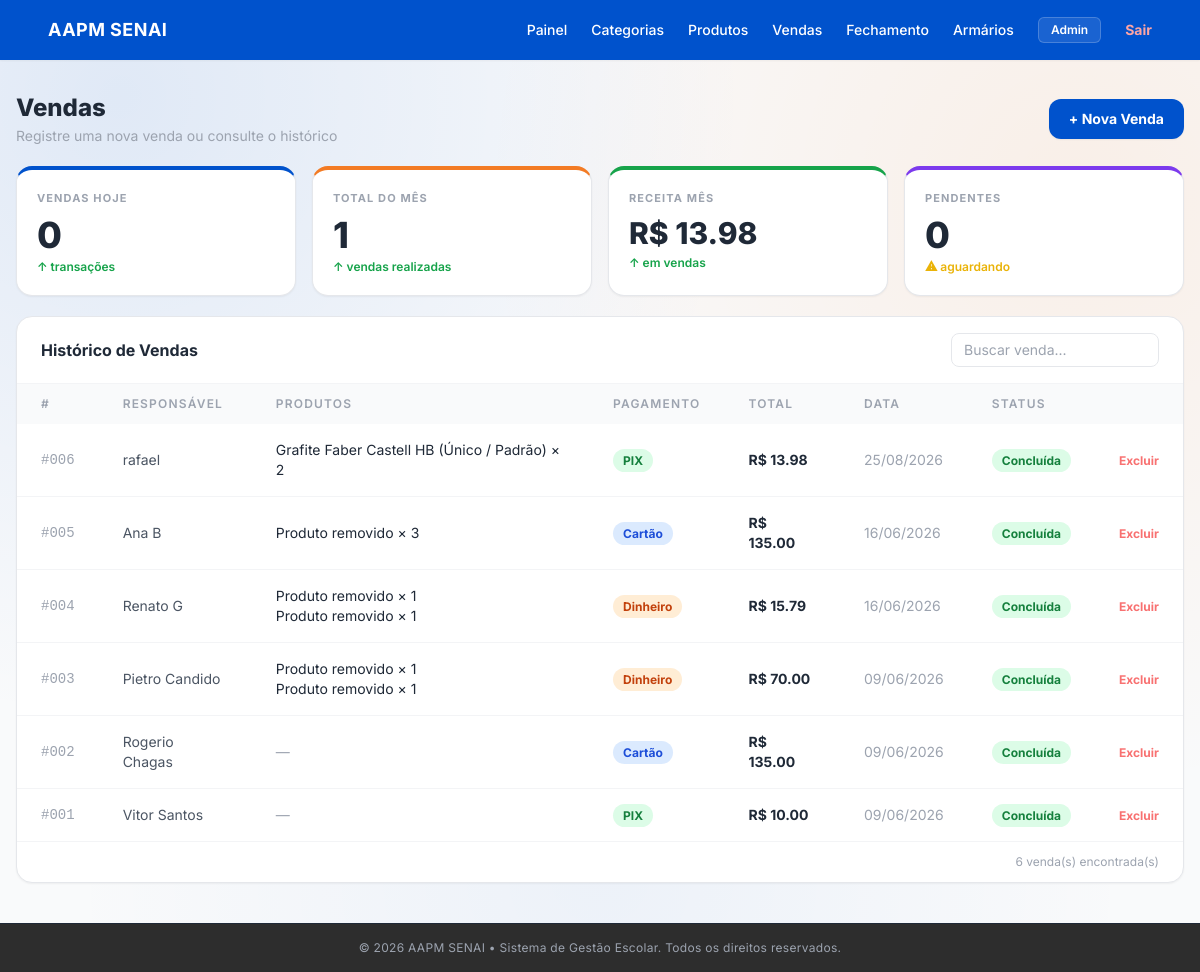
The app's page /vendas/ (signed in), older data.
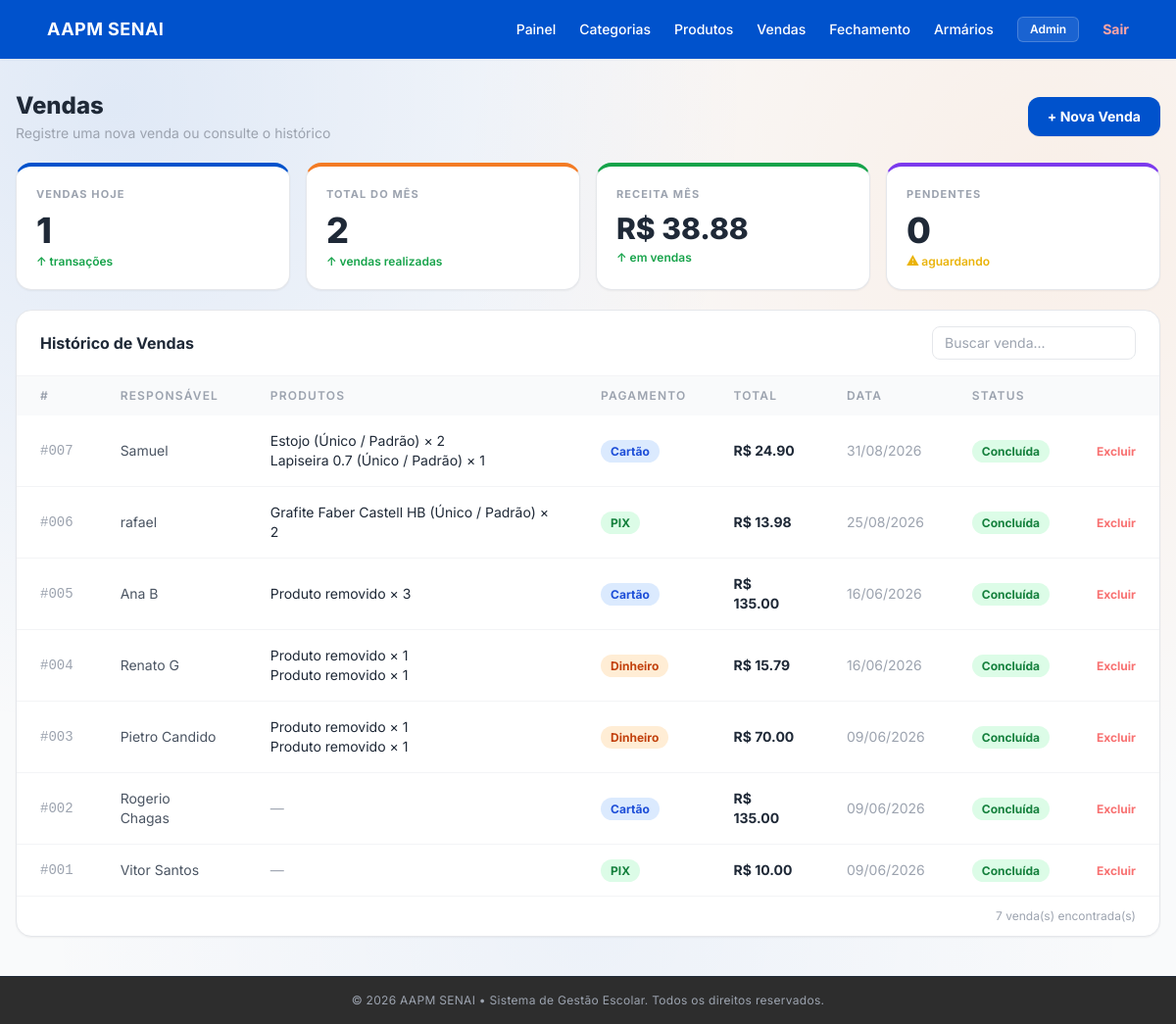
The same page, newer data.
### app/models/venda_model.py (models this page shows)
class Venda(Base):
    __tablename__ = "vendas"
    id              = Column(Integer, primary_key=True, index=True)
    responsavel     = Column(String(150), nullable=False)
    valor_total     = Column(Float, nullable=False)
    forma_pagamento = Column(String(50), nullable=False)
    observacao      = Column(String(500), nullable=True)
    status          = Column(String(30), default="concluida")
    data_venda      = Column(DateTime, default=datetime.utcnow)
    itens = relationship("VendaItem", back_populates="venda", cascade="all, delete")

### app/models/venda_item_model.py (models this page shows)
class VendaItem(Base):
    __tablename__ = "venda_itens"
    id                  = Column(Integer, primary_key=True, index=True)
    venda_id            = Column(Integer, ForeignKey("vendas.id", ondelete="CASCADE"), nullable=False)
    produto_variacao_id = Column(Integer, ForeignKey("produto_variacoes.id", ondelete="SET NULL"), nullable=True)
    quantidade          = Column(Integer, nullable=False)
    preco_unitario      = Column(Float, nullable=False)
    valor_total         = Column(Float, nullable=False)
    venda            = relationship("Venda", back_populates="itens")
    produto_variacao = relationship("ProdutoVariacao")

### app/models/produto_model.py (models this page shows, shortened)
class Produto(Base):
    __tablename__ = "produtos"
    id           = Column(Integer, primary_key=True, autoincrement=True, index=True)
    nome         = Column(String(150), nullable=False, index=True)
    preco        = Column(Float, nullable=False, default=0.0)
    ativo        = Column(Boolean, default=True)
    imagem_path  = Column(String(255), nullable=True)
    categoria_id = Column(Integer, ForeignKey("categorias.id", ondelete="SET NULL"), nullable=True)
    categoria    = relationship("Categoria", back_populates="produtos")
    variacoes    = relationship("ProdutoVariacao", back_populates="produto", cascade="all, delete-orphan")

### app/models/produto_variacao_model.py (models this page shows, shortened)
class ProdutoVariacao(Base):
    __tablename__ = "produto_variacoes"
    __table_args__ = (
        UniqueConstraint("produto_id", "tamanho", "cor", name="uq_variacao_produto_tamanho_cor"),
    )
    id            = Column(Integer, primary_key=True, autoincrement=True, index=True)
    produto_id    = Column(Integer, ForeignKey("produtos.id", ondelete="CASCADE"), nullable=False)
    tamanho       = Column(String(20), nullable=False)
    cor           = Column(String(50), nullable=False)
    sku           = Column(String(50), nullable=True, unique=True)
    preco         = Column(Float, nullable=True)  # se None, usa o preço base do produto
    estoque_atual = Column(Integer, nullable=False, default=0)
    ativo         = Column(Boolean, default=True)
    produto = relationship("Produto", back_populates="variacoes")

### app/controllers/venda_controller.py (the view)
@router.get("")
@router.get("/")
def listar_vendas(
    request: Request,
    db: Session = Depends(get_db),
    usuario=Depends(get_current_user),
):
    vendas = db.query(Venda).order_by(Venda.data_venda.desc()).all()
    produtos_db = db.query(Produto).filter(Produto.ativo == True).all()
    produtos = []
    for p in produtos_db:
        variacoes_ativas = [v for v in p.variacoes if v.ativo]
        if not variacoes_ativas:
            continue
        produtos.append({
            "id": p.id,
            "nome": p.nome,
            "imagem_url": p.imagem_url,
            "variacoes": [
                {"id": v.id, "descricao": v.descricao, "preco": v.preco_efetivo, "estoque_atual": v.estoque_atual}
                for v in variacoes_ativas
            ]
        })
    hoje        = datetime.utcnow().date()
    vendas_hoje = sum(1 for v in vendas if v.data_venda.date() == hoje)
    total_mes   = sum(1 for v in vendas if v.data_venda.month == hoje.month)
    receita_mes = sum(v.valor_total for v in vendas if v.data_venda.month == hoje.month)
    pendentes   = sum(1 for v in vendas if v.status == "pendente")
    return templates.TemplateResponse(
        request=request,
        name="vendas/index.html",
        context={
            "request":     request,
            "usuario":     usuario,
            "vendas":      vendas,
            "produtos":    produtos,
            "vendas_hoje": vendas_hoje,
            "total_mes":   total_mes,
            "receita_mes": receita_mes,
            "pendentes":   pendentes,
        },
    )

### app/templates/vendas/index.html (shortened to what this page needs)
{% extends "base.html" %}
{% block conteudo %}
<div class="pt-6 flex flex-col gap-5 pb-6">
  <div class="flex items-center justify-between">
    <div>
      <h1 class="text-2xl font-extrabold text-gray-800">Vendas</h1>
      <p class="text-sm text-gray-400 mt-0.5">Registre uma nova venda ou consulte o histórico</p>
    </div>
    <button onclick="abrirModal()"
      class="bg-[#0052cc] hover:bg-blue-700 text-white text-sm font-bold px-5 py-2.5 rounded-xl transition-all shadow-sm">
      + Nova Venda
    </button>
  </div>
  <div class="grid grid-cols-2 lg:grid-cols-4 gap-4">
    <div class="bg-white border border-gray-200 border-t-4 border-t-[#0052cc] rounded-2xl p-5 shadow-sm">
      <p class="text-[11px] font-bold text-gray-400 uppercase tracking-widest">Vendas Hoje</p>
      <p class="text-4xl font-extrabold text-gray-800 mt-2 mb-1">{{ vendas_hoje }}</p>
      <p class="text-xs font-semibold text-green-600">↑ transações</p>
    </div>
    <div class="bg-white border border-gray-200 border-t-4 border-t-[#f37b24] rounded-2xl p-5 shadow-sm">
      <p class="text-[11px] font-bold text-gray-400 uppercase tracking-widest">Total do Mês</p>
      <p class="text-4xl font-extrabold text-gray-800 mt-2 mb-1">{{ total_mes }}</p>
      <p class="text-xs font-semibold text-green-600">↑ vendas realizadas</p>
    </div>
    <div class="bg-white border border-gray-200 border-t-4 border-t-[#16a34a] rounded-2xl p-5 shadow-sm">
      <p class="text-[11px] font-bold text-gray-400 uppercase tracking-widest">Receita Mês</p>
      <p class="text-3xl font-extrabold text-gray-800 mt-2 mb-1">R$ {{ "%.2f"|format(receita_mes) }}</p>
      <p class="text-xs font-semibold text-green-600">↑ em vendas</p>
    </div>
    <div class="bg-white border border-gray-200 border-t-4 border-t-[#7c3aed] rounded-2xl p-5 shadow-sm">
      <p class="text-[11px] font-bold text-gray-400 uppercase tracking-widest">Pendentes</p>
      <p class="text-4xl font-extrabold text-gray-800 mt-2 mb-1">{{ pendentes }}</p>
      <p class="text-xs font-semibold text-yellow-500">⚠ aguardando</p>
    </div>
  </div>
  <div class="bg-white border border-gray-200 rounded-2xl shadow-sm overflow-hidden">
    <div class="px-6 py-4 border-b border-gray-100 flex items-center justify-between">
      <span class="text-base font-bold text-gray-800">Histórico de Vendas</span>
      <input type="text" id="busca" placeholder="Buscar venda..."
        oninput="filtrarTabela()"
        class="text-sm border border-gray-200 rounded-lg px-3 py-1.5 w-52 focus:outline-none focus:border-blue-400">
    </div>
    <div class="overflow-x-auto">
      <table class="w-full text-sm" id="tabela-vendas">
        <thead>
          <tr class="bg-gray-50 text-gray-400 text-xs uppercase tracking-widest">
            <th class="text-left px-6 py-3 font-semibold">#</th>
            <th class="text-left px-6 py-3 font-semibold">Responsável</th>
            <th class="text-left px-6 py-3 font-semibold">Produtos</th>
            <th class="text-left px-6 py-3 font-semibold">Pagamento</th>
            <th class="text-left px-6 py-3 font-semibold">Total</th>
            <th class="text-left px-6 py-3 font-semibold">Data</th>
            <th class="text-left px-6 py-3 font-semibold">Status</th>
            <th class="text-left px-6 py-3 font-semibold"></th>
          </tr>
        </thead>
        <tbody class="divide-y divide-gray-100">
          {% for venda in vendas %}
          <tr class="hover:bg-gray-50 transition">
            <td class="px-6 py-4 text-gray-400 font-mono">#{{ "%03d"|format(venda.id) }}</td>
            <td class="px-6 py-4 text-gray-600">{{ venda.responsavel }}</td>
            <td class="px-6 py-4 text-gray-800">
              {% for item in venda.itens %}
                <span class="block text-sm">
                  {% if item.produto_variacao %}
                    {{ item.produto_variacao.produto.nome }} ({{ item.produto_variacao.descricao }}) × {{ item.quantidade }}
                  {% else %}
                    Produto removido × {{ item.quantidade }}
                  {% endif %}
                </span>
              {% else %}
                <span class="text-gray-400">—</span>
              {% endfor %}
            </td>
            <td class="px-6 py-4">
              {% if venda.forma_pagamento == 'pix' %}
                <span class="bg-green-100 text-green-700 text-xs font-bold px-2.5 py-1 rounded-full">PIX</span>
              {% elif venda.forma_pagamento == 'cartao' %}
                <span class="bg-blue-100 text-blue-700 text-xs font-bold px-2.5 py-1 rounded-full">Cartão</span>
              {% else %}
                <span class="bg-orange-100 text-orange-700 text-xs font-bold px-2.5 py-1 rounded-full">Dinheiro</span>
              {% endif %}
            </td>
            <td class="px-6 py-4 font-bold text-gray-800">R$ {{ "%.2f"|format(venda.valor_total) }}</td>
            <td class="px-6 py-4 text-gray-400">{{ venda.data_venda.strftime('%d/%m/%Y') }}</td>
            <td class="px-6 py-4">
              {% if venda.status == 'concluida' %}
                <span class="bg-green-100 text-green-700 text-xs font-bold px-2.5 py-1 rounded-full">Concluída</span>
              {% else %}
                <span class="bg-yellow-100 text-yellow-700 text-xs font-bold px-2.5 py-1 rounded-full">Pendente</span>
              {% endif %}
            </td>
            <td class="px-6 py-4">
              <form action="/vendas/{{ venda.id }}/deletar" method="post"
                onsubmit="return confirm('Excluir esta venda?')">
                <button type="submit" class="text-red-400 hover:text-red-600 text-xs font-bold transition">Excluir</button>
              </form>
            </td>
          </tr>
          {% else %}
          <tr>
            <td colspan="8" class="px-6 py-10 text-center text-gray-400 text-sm">Nenhuma venda registrada ainda.</td>
          </tr>
          {% endfor %}
        </tbody>
      </table>
    </div>
    <div class="px-6 py-3 border-t border-gray-100 text-xs text-gray-400 text-right">
      {{ vendas|length }} venda(s) encontrada(s)
    </div>
  </div>
</div>
{% endblock %}

### app/templates/base.html (shortened to what this page needs)
<!DOCTYPE html>
<html lang="pt-br" class="h-full">
<head>
    <script src="https://cdn.tailwindcss.com"></script>
    <link rel="stylesheet" href="https://cdnjs.cloudflare.com/ajax/libs/font-awesome/6.4.0/css/all.min.css">
    <link rel="stylesheet" href="/static/css/style.css">
</head>
<body class="bg-gray-50 text-gray-900 min-h-screen flex flex-col">
    <nav class="w-full bg-[#0052cc] text-white px-6 md:px-12 py-4 flex justify-between items-center shadow-sm">
        <div class="text-lg font-bold tracking-wide">
            AAPM SENAI
        </div>
        <div class="flex items-center space-x-6 text-sm font-medium">
            {% if usuario %}
            <a href="/dashboard" class="hover:text-gray-200 transition">
                Painel
            </a>
            {% if usuario.role == 'ADMIN' %}
            <a href="/categorias" class="hover:text-gray-200 transition">
                Categorias
            </a>
            {% endif %}
            <a href="/produtos" class="hover:text-gray-200 transition">
                Produtos
            </a>
            <a href="/vendas" class="hover:text-gray-200 transition">
                Vendas
            </a>
            <a href="/fechamento" class="hover:text-gray-200 transition">
                Fechamento
            </a>
            <a href="/armarios" class="hover:text-gray-200 transition">
                Armários
            </a>
            <span class="bg-white/10 border border-white/20 px-3 py-1 rounded-md text-xs font-semibold">
                {{ usuario.nome }}
            </span>
            <a href="/auth/logout" class="text-red-300 hover:text-red-400 font-bold transition">
                Sair
            </a>
            {% else %}
            <a href="/auth/login"
                class="bg-orange-500 hover:bg-orange-600 text-white px-5 py-1.5 rounded font-semibold shadow-md transition">
                Login
            </a>
            {% endif %}
        </div>
    </nav>
    <main class="flex-grow px-4 pt-2 pb-4">
        <div class="w-full max-w-7xl mx-auto">
            {% block conteudo %}{% endblock %}
        </div>
    </main>
    <footer class="bg-[#2d2d2d] text-gray-400 text-center py-4 text-xs tracking-wide border-t border-gray-800">
        <p>&copy; 2026 AAPM SENAI • Sistema de Gestão Escolar. Todos os direitos reservados.</p>
    </footer>
</body>
</html>

### app/static/css/style.css (style rules this page uses)
:root { --blue:#0052cc; --orange:#ff6a00; --bg:#f5f7fb; --text:#0f172a; --muted:#64748b; }
body { margin:0; font-family:Inter, sans-serif; background: radial-gradient(circle at 10% 10%, rgba(0,82,204,.10), transparent 45%), radial-gradient(circle at 90% 20%, rgba(255,106,0,.08), transparent 45%), radial-gradient(circle at 50% 90%, rgba(0,82,204,.05), transparent 50%), var(--bg); }

### app/templates/base.html (style rules this page uses)
body { font-family: 'Inter', sans-serif; }

Row changes from the older to the newer data that the page shows:
added Venda: id "007", responsavel "Samuel", forma_pagamento "Cartão", valor_total "24.90", data_venda "31/08/2026", status "Concluída"
added VendaItem: produto_variacao.produto.nome "Estojo", produto_variacao.descricao "Único / Padrão", quantidade "2", shown under "007"
added VendaItem: produto_variacao.produto.nome "Lapiseira 0.7", produto_variacao.descricao "Único / Padrão", quantidade "1", shown under "007"
Text that changed along with them:
{{ vendas_hoje }}: "0" → "1"
{{ total_mes }}: "1" → "2"
{{ "%.2f"|format(receita_mes) }}: "13.98" → "38.88"
{{ vendas|length }}: "6" → "7"
